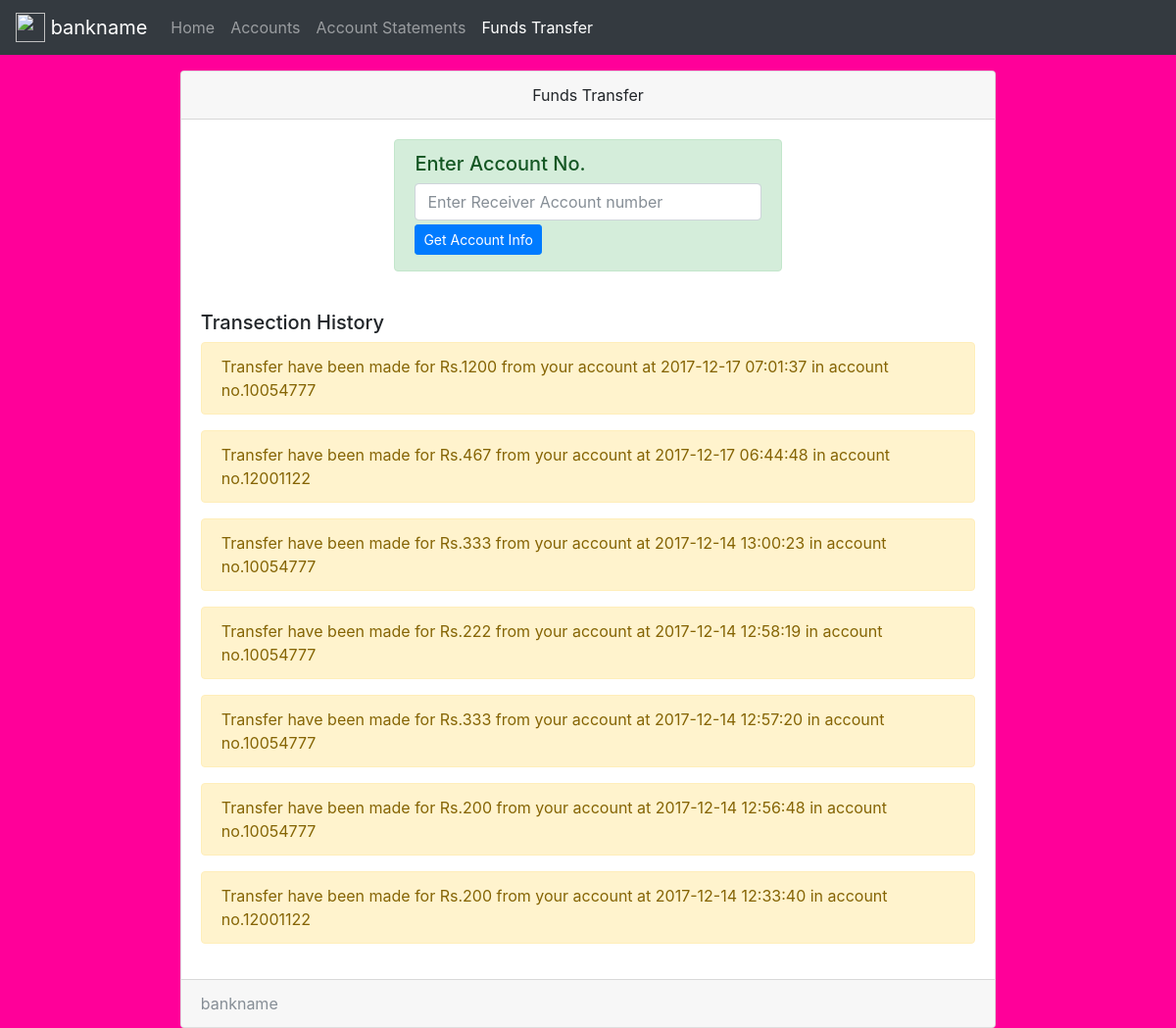
The app's page /transfer.php (signed in) with its own data.
### tables this page shows
CREATE TABLE `transaction` (
  `transactionId` int(11) NOT NULL,
  `action` varchar(111) NOT NULL,
  `credit` varchar(111) NOT NULL,
  `debit` varchar(111) NOT NULL,
  `balance` varchar(111) NOT NULL,
  `beneId` varchar(111) NOT NULL,
  `other` varchar(111) NOT NULL,
  `userId` int(11) NOT NULL,
  `date` timestamp NOT NULL DEFAULT CURRENT_TIMESTAMP
);

### assets/db.php (called while the page is built, shortened)
<?php
    $con = new mysqli('localhost','root','12345','mybank');
    $ar = $con->query("select * from userAccounts,branch where id = '$_SESSION[userId]' AND userAccounts.branch = branch.branchId");
    $userData = $ar->fetch_assoc();
?>

### transfer.php (the view, shortened to what this page needs)
<!DOCTYPE html>
<html>
<head>
  <?php require 'assets/autoloader.php'; ?>
  <?php require 'assets/db.php'; ?>
  <?php require 'assets/function.php'; ?>
</head>
<body style="background:#FF0099;background-size: 100%">
<nav class="navbar navbar-expand-lg navbar-dark bg-dark fixed-top">
 <a class="navbar-brand" href="#">
    <img src="images/logo.png" width="30" height="30" class="d-inline-block align-top" alt="">
   <?php echo bankname; ?>
  </a>
  <div class="collapse navbar-collapse" id="navbarSupportedContent">
    <ul class="navbar-nav mr-auto">
      <li class="nav-item ">
        <a class="nav-link " href="index.php">Home <span class="sr-only">(current)</span></a>
      </li>
      <li class="nav-item ">  <a class="nav-link" href="accounts.php">Accounts</a></li>
      <li class="nav-item ">  <a class="nav-link" href="statements.php">Account Statements</a></li>
      <li class="nav-item active">  <a class="nav-link" href="transfer.php">Funds Transfer</a></li>
    </ul>
  </div>
</nav><br><br><br>
<div class="container">
  <div class="card  w-75 mx-auto">
  <div class="card-header text-center">
    Funds Transfer
  </div>
  <div class="card-body">
      <form method="POST">
          <div class="alert alert-success w-50 mx-auto">
            <h5>Enter Account No.</h5>
            <input type="text" name="otherNo" class="form-control " placeholder="Enter Receiver Account number" required>
            <button type="submit" name="get" class="btn btn-primary btn-bloc btn-sm my-1">Get Account Info</button>
          </div>
      </form>
    <br>
    <h5>Transection History</h5>
    <?php
      $array = $con->query("select * from transaction where userId = '$userData[id]' AND action = 'transfer' order by date desc");
      if ($array ->num_rows > 0)
      {
         while ($row = $array->fetch_assoc())
         {
            if ($row['action'] == 'transfer')
            {
              echo "<div class='alert alert-warning'>Transfer have been made for  Rs.$row[debit] from your account at $row[date] in  account no.$row[other]</div>";
            }
         }
      }
      else
        echo "<div class='alert alert-info'>You have made no transfer yet.</div>";
    ?>
  </div>
  <div class="card-footer text-muted">
   <?php echo bankname ?>
  </div>
</div>
</div>
</body>
</html>

### records on screen
transaction: debit "1200", date "2017-12-17 07:01:37", other "10054777"
transaction: debit "467", date "2017-12-17 06:44:48", other "12001122"
transaction: debit "333", date "2017-12-14 13:00:23", other "10054777"
transaction: debit "222", date "2017-12-14 12:58:19", other "10054777"
transaction: debit "333", date "2017-12-14 12:57:20", other "10054777"
transaction: debit "200", date "2017-12-14 12:56:48", other "10054777"
transaction: debit "200", date "2017-12-14 12:33:40", other "12001122"

### other values on screen
bankname "bankname"
